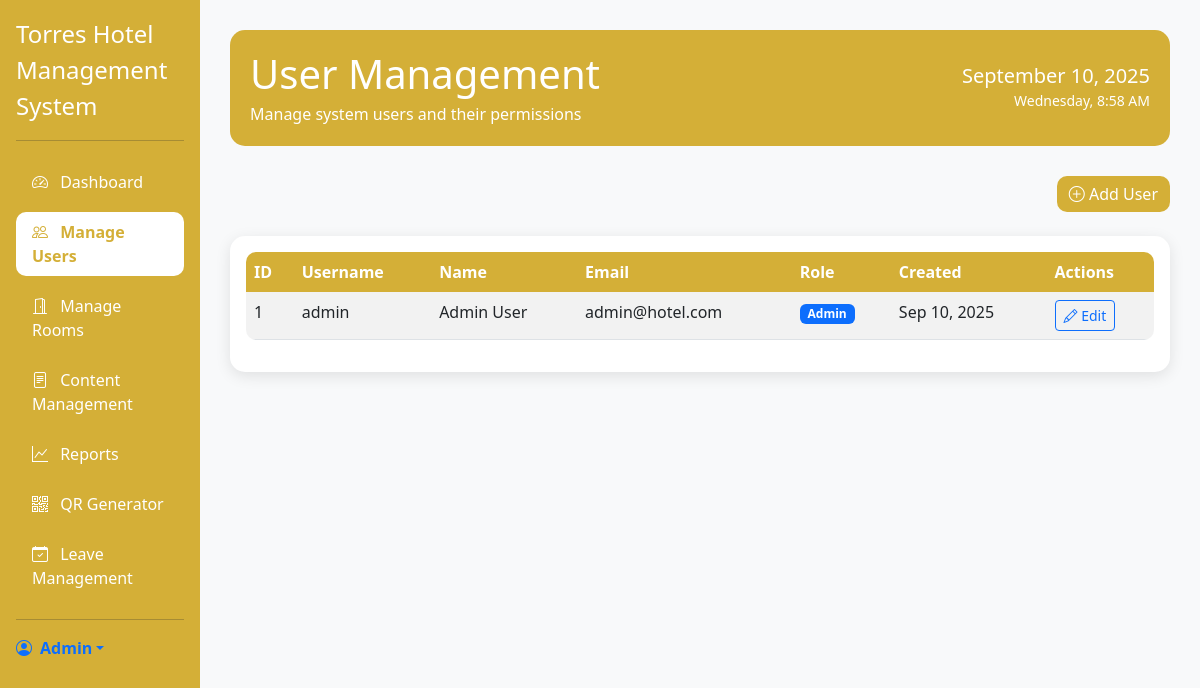
The page /admin/users.php (signed in) on the database its author committed.
### tables this page shows
CREATE TABLE users (
    id INT AUTO_INCREMENT PRIMARY KEY,
    username VARCHAR(50) NOT NULL UNIQUE,
    password VARCHAR(255) NOT NULL,
    email VARCHAR(100) NOT NULL UNIQUE,
    role ENUM('admin', 'pos_admin', 'pos_cashier', 'frontdesk', 'housekeeping', 'accounting', 'hr') NOT NULL,
    first_name VARCHAR(50) NOT NULL,
    last_name VARCHAR(50) NOT NULL,
    created_at TIMESTAMP DEFAULT CURRENT_TIMESTAMP,
    updated_at TIMESTAMP DEFAULT CURRENT_TIMESTAMP ON UPDATE CURRENT_TIMESTAMP
);

### admin/users.php (the view, shortened to what this page needs)
<?php
require_once '../includes/config.php';
require_once '../includes/admin_layout.php';
$users = $conn->query("SELECT * FROM users ORDER BY created_at DESC");
?>
            <div class="d-flex justify-content-between align-items-center mb-4">
                <button class="btn btn-primary" data-bs-toggle="modal" data-bs-target="#createUserModal">
                    <i class="bi bi-plus-circle"></i> Add User
                </button>
            </div>
            <div class="card">
                <div class="card-body">
                    <div class="table-responsive">
                        <table class="table table-striped">
                            <thead>
                                <tr>
                                    <th>ID</th>
                                    <th>Username</th>
                                    <th>Name</th>
                                    <th>Email</th>
                                    <th>Role</th>
                                    <th>Created</th>
                                    <th>Actions</th>
                                </tr>
                            </thead>
                            <tbody>
                                <?php while ($user = $users->fetch_assoc()): ?>
                                    <tr>
                                        <td><?php echo $user['id']; ?></td>
                                        <td><?php echo htmlspecialchars($user['username']); ?></td>
                                        <td><?php echo htmlspecialchars($user['first_name'] . ' ' . $user['last_name']); ?></td>
                                        <td><?php echo htmlspecialchars($user['email']); ?></td>
                                        <td>
                                            <span class="badge bg-primary"><?php echo ucfirst($user['role']); ?></span>
                                        </td>
                                        <td><?php echo date('M d, Y', strtotime($user['created_at'])); ?></td>
                                        <td>
                                            <button class="btn btn-sm btn-outline-primary edit-user"
                                                    data-user='<?php echo json_encode($user); ?>'>
                                                <i class="bi bi-pencil"></i> Edit
                                            </button>
                                        </td>
                                    </tr>
                                <?php endwhile; ?>
                            </tbody>
                        </table>
                    </div>
                </div>
            </div>
        </div>
    </div>

### rows shown on the page
users: id "1", username "admin", first_name+last_name "Admin User", email "admin@hotel.com", role "Admin", created_at "Sep 10, 2025"

### other values the page prints
APP_NAME "Torres Hotel Management System"
$title "User Management"
$subtitle "Manage system users and their permissions"
